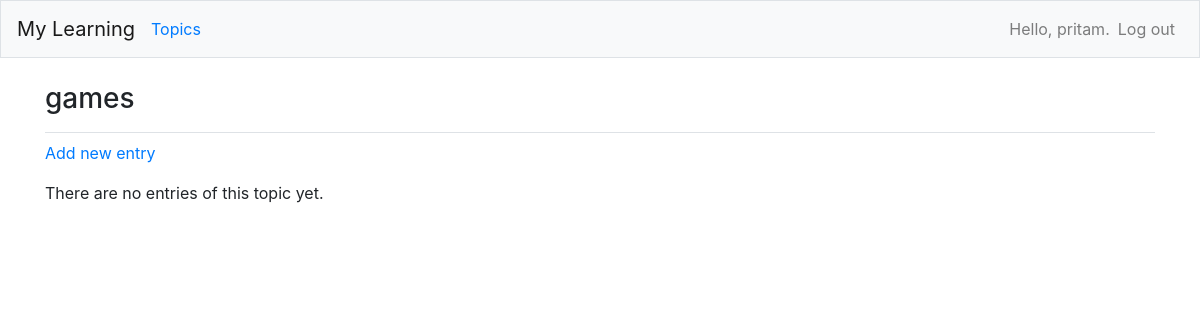
Before: /topics/4/ (signed in) with the older database file.
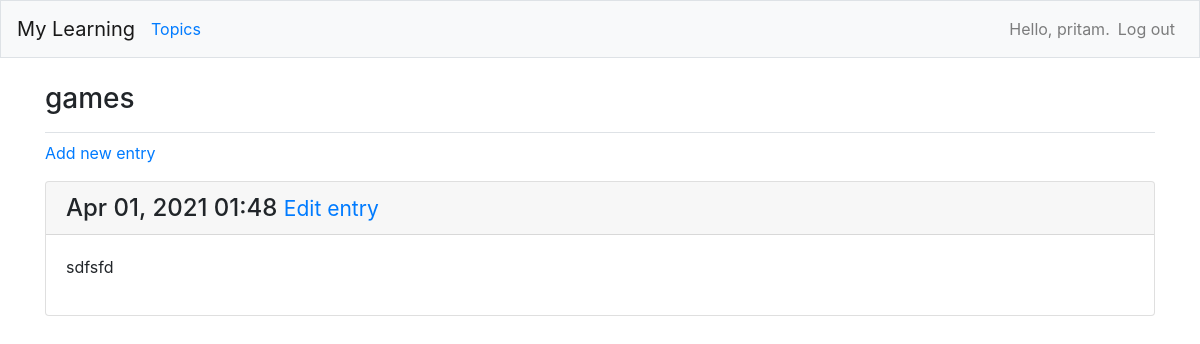
After: the same page with the newer database file.
### my_learning/models.py (models this page shows, shortened)
class Topic(models.Model):
    text = models.CharField(max_length=200)
    date_added = models.DateTimeField(auto_now_add=True)
    owner = models.ForeignKey(User, on_delete=models.CASCADE)
    def __str__(self):
        return self.text

class Entry(models.Model):
    topic = models.ForeignKey(Topic, on_delete=models.CASCADE)
    text = models.TextField()
    date_added = models.DateTimeField(auto_now_add=True)
    class Meta:
        verbose_name_plural = 'entries'

### my_learning/views.py (the view)
# urls.py: path('topics/<int:topic_id>/', views.topic, name='topic'),
@login_required
def topic(request, topic_id):
    topic = Topic.objects.get(id=topic_id)
    if topic.owner != request.user:
        raise Http404
    entries = topic.entry_set.order_by('-date_added')
    context = {'topic': topic, 'entries': entries}
    return render(request, 'my_learning/topic.html', context)

### my_learning/templates/my_learning/topic.html
{% extends "my_learning/base.html"%} {%block page_header%}
<h3>{{topic}}</h3>
{%endblock page_header%} {%block content %}
<p><a href="{% url 'my_learning:new_entry' topic.id %}">Add new entry</a></p>
{%for entry in entries %}
<div class="card mb-3">
	<h4 class="card-header">
		{{ entry.date_added|date:'M d, Y H:i' }}
		<small
			><a href="{% url 'my_learning:edit_entry' entry.id %}"
				>Edit entry</a
			></small
		>
	</h4>
	<div class="card-body">{{entry.text|linebreaks}}</div>
</div>
{%empty%}
<p>There are no entries of this topic yet.</p>
{%endfor%} {%endblock content %}

### my_learning/templates/my_learning/base.html (shortened to what this page needs)
{% load bootstrap4%}
<!DOCTYPE html>
<html lang="en">
	<head>
		{% bootstrap_css %} {% bootstrap_javascript jquery='full'%}
	</head>
	<body>
		<nav class="navbar navbar-expand-md navbar-light bg-light mb-4 border">
			<a class="navbar-brand" href="{% url 'my_learning:index'%}"
				>My Learning</a
			>
			<div class="collapse navbar-collapse" id="navbarCollapse">
				<ul class="navbar-nav mr-auto">
					<li class="nav-item">
						<a
							class="nav-links"
							href="{% url 'my_learning:topics'%}"
							>Topics</a
						>
					</li>
				</ul>
				<ul class="navbar-nav ml-auto">
					{%if user.is_authenticated%}
					<li class="nav-item">
						<span class="navbar-text"
							>Hello, {{user.username}}.</span
						>
					</li>
					<li class="nav-item">
						<a class="nav-link" href="{% url 'users:logout' %}"
							>Log out</a
						>
					</li>
					{% endif%}
				</ul>
			</div>
		</nav>
		<main role="main" class="container">
			<div class="pb-2 mb-2 border-bottom">
				{% block page_header%} {%endblock page_header%}
			</div>
			<div>{%block content%}{%endblock content%}</div>
		</main>
	</body>
</html>

Changed rows visible on the page:
added Entry: date_added "Apr 01, 2021 01:48", text "sdfsfd"
Other visible differences:
text no longer shown: "There are no entries of this topic yet."
